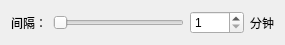
<?xml version="1.0" encoding="UTF-8"?>
<ui version="4.0">
 <class>IntervalSet</class>
 <widget class="QWidget" name="IntervalSet">
  <property name="geometry">
   <rect>
    <x>0</x>
    <y>0</y>
    <width>285</width>
    <height>40</height>
   </rect>
  </property>
  <property name="windowTitle">
   <string>Form</string>
  </property>
  <layout class="QHBoxLayout" name="horizontalLayout">
   <item>
    <widget class="QLabel" name="label">
     <property name="text">
      <string>间隔：</string>
     </property>
    </widget>
   </item>
   <item>
    <widget class="QSlider" name="horizontalSliderInterval">
     <property name="minimum">
      <number>1</number>
     </property>
     <property name="maximum">
      <number>1440</number>
     </property>
     <property name="orientation">
      <enum>Qt::Horizontal</enum>
     </property>
    </widget>
   </item>
   <item>
    <widget class="QSpinBox" name="spinBoxInterval">
     <property name="minimum">
      <number>1</number>
     </property>
     <property name="maximum">
      <number>1440</number>
     </property>
    </widget>
   </item>
   <item>
    <widget class="QLabel" name="label_2">
     <property name="text">
      <string>分钟</string>
     </property>
    </widget>
   </item>
  </layout>
 </widget>
 <resources/>
 <connections/>
</ui>
